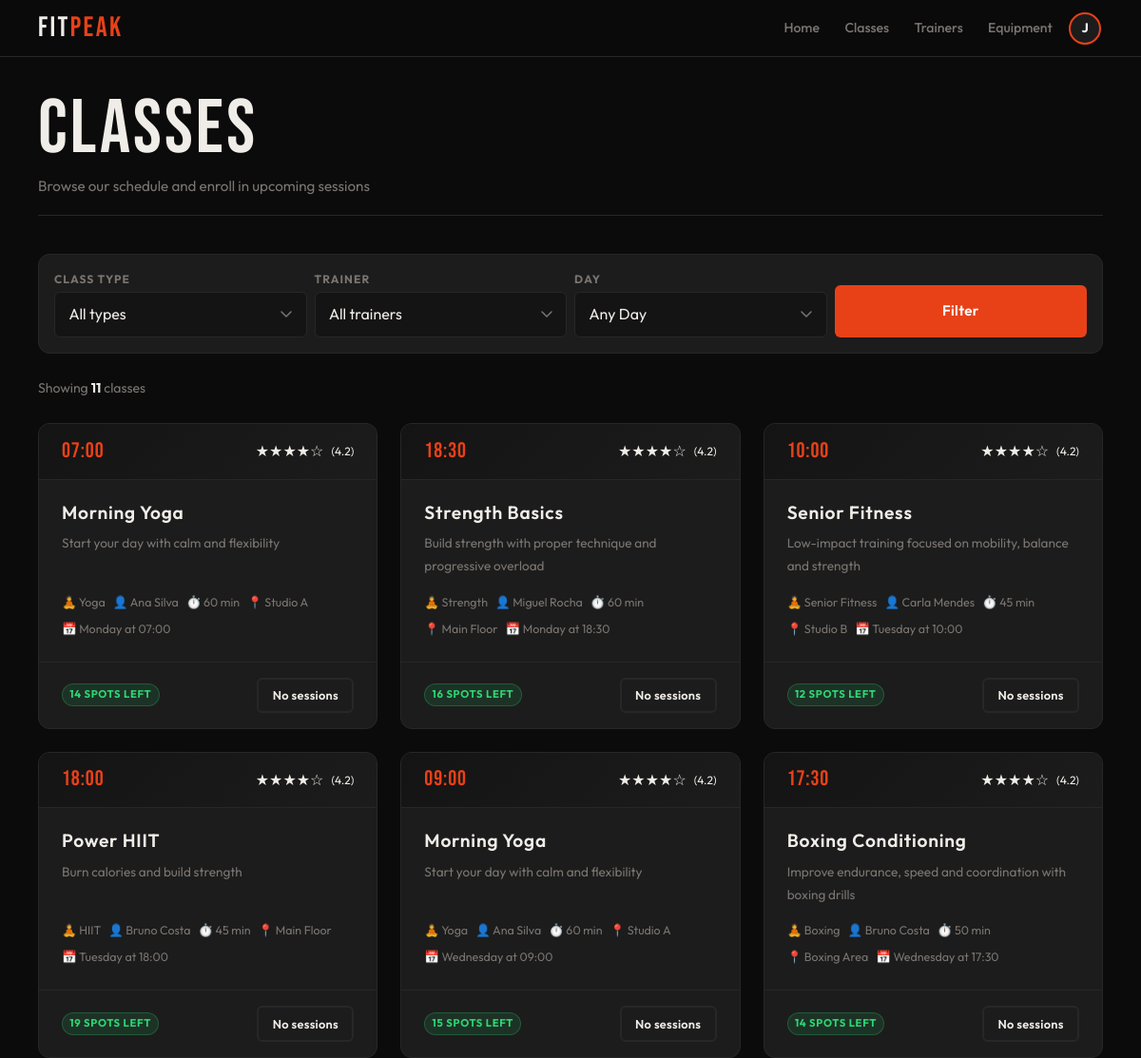
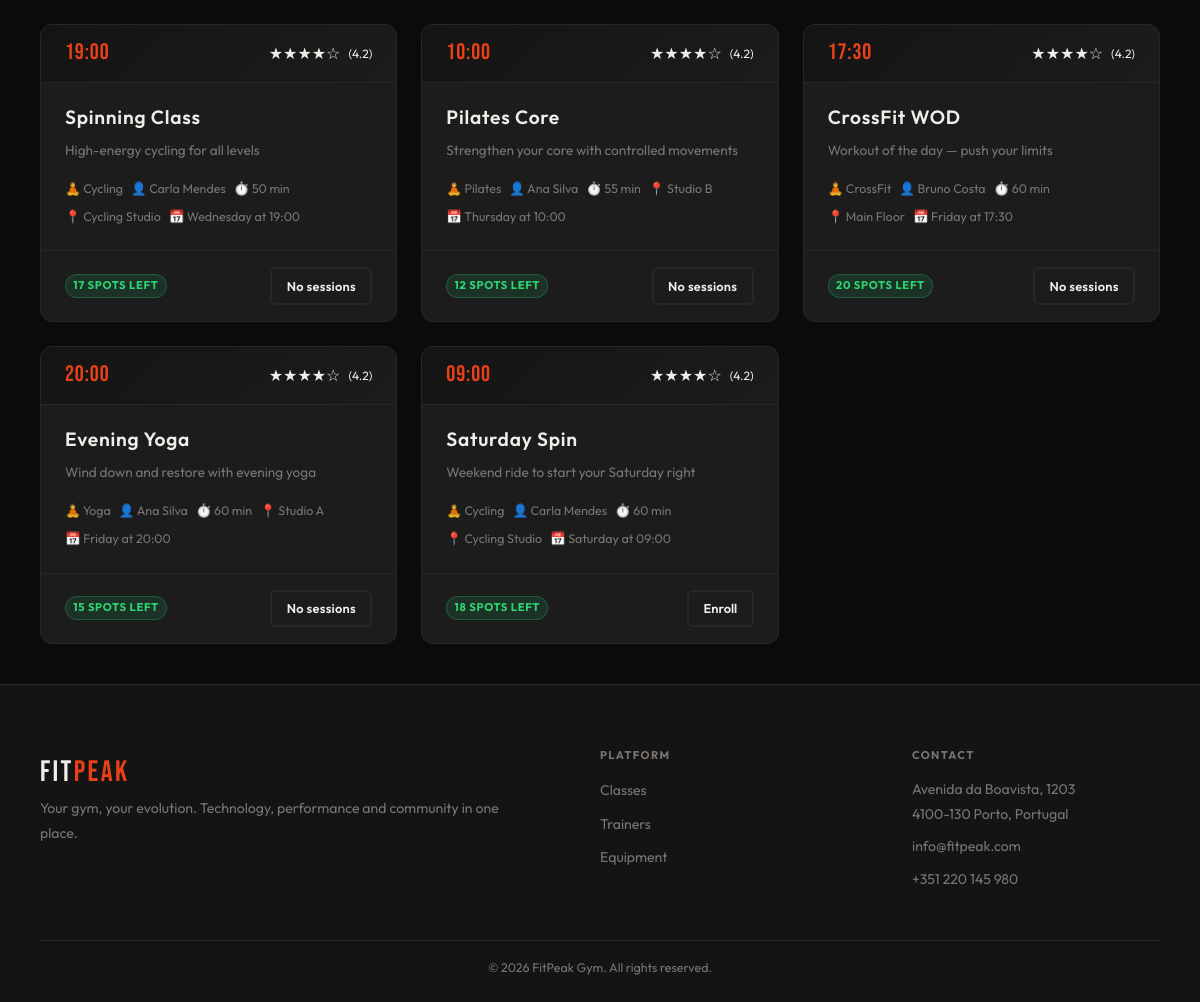
/member/classes.php (signed in), run on an earlier commit of the app's database (2 pictures, top to bottom).
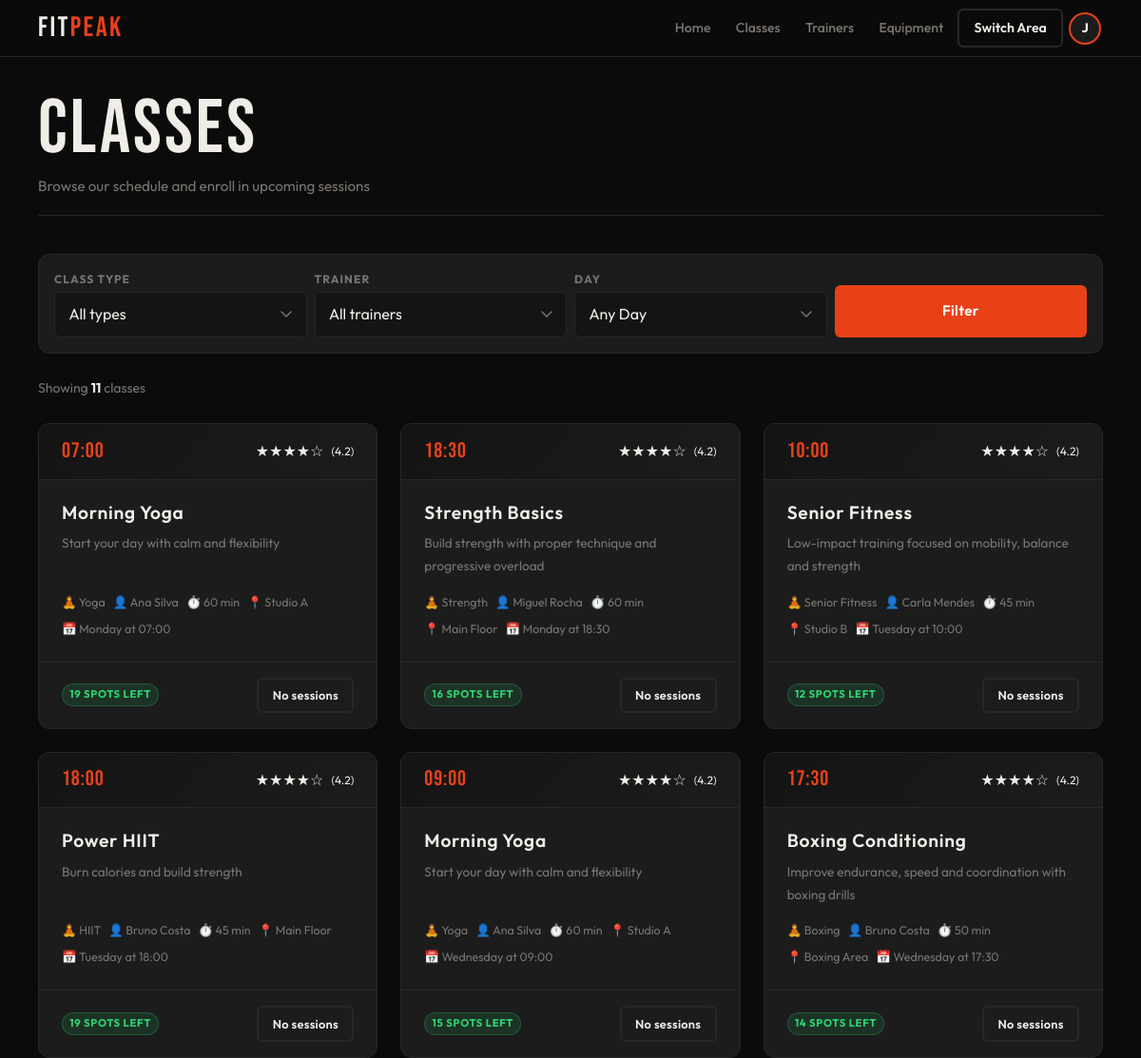
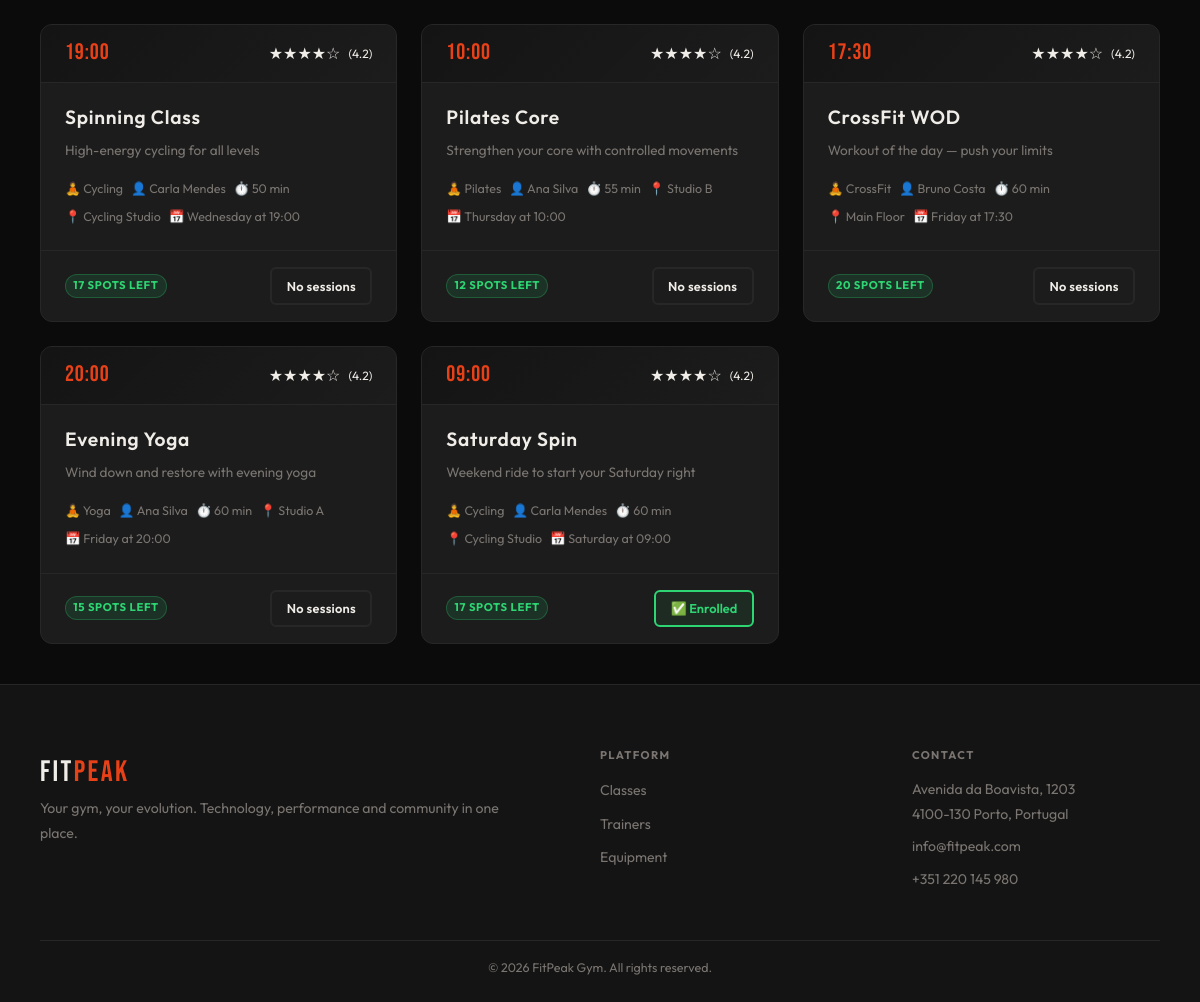
And on a later commit of the database (2 pictures, top to bottom).
### tables this page shows
CREATE TABLE class_schedules (
    id INTEGER PRIMARY KEY AUTOINCREMENT,
    class_id INTEGER NOT NULL,
    trainer_id INTEGER,
    day_of_week TEXT NOT NULL,   -- Monday, Tuesday, etc.
    start_time TEXT NOT NULL,
    location TEXT NOT NULL DEFAULT 'Studio A',
    capacity INTEGER NOT NULL DEFAULT 20,
    duration_min INTEGER NOT NULL DEFAULT 60,
    FOREIGN KEY(class_id) REFERENCES classes(id) ON DELETE CASCADE,
    FOREIGN KEY(trainer_id) REFERENCES users(id) ON DELETE SET NULL
);

CREATE TABLE classes (
    id INTEGER PRIMARY KEY AUTOINCREMENT,
    name TEXT NOT NULL,
    description TEXT,
    class_type_id INTEGER NOT NULL,
    active INTEGER NOT NULL DEFAULT 1,
    FOREIGN KEY(class_type_id) REFERENCES class_types(id)
);

CREATE TABLE class_types (
    id INTEGER PRIMARY KEY AUTOINCREMENT,
    name TEXT UNIQUE NOT NULL,
    label TEXT NOT NULL,
    description TEXT,
    icon TEXT,
    active INTEGER NOT NULL DEFAULT 1
);

CREATE TABLE users (
    id INTEGER PRIMARY KEY AUTOINCREMENT,
    name TEXT NOT NULL,
    username TEXT UNIQUE NOT NULL,
    email TEXT UNIQUE NOT NULL,
    password TEXT NOT NULL,
    role TEXT NOT NULL DEFAULT 'member' CHECK(role IN ('member','trainer','admin')),
    photo TEXT DEFAULT NULL,
    active INTEGER NOT NULL DEFAULT 1,
    created_at DATETIME DEFAULT CURRENT_TIMESTAMP
, is_admin INTEGER NOT NULL DEFAULT 0);

### db/classes.php (called while the page is built, shortened)
<?php
function getAllClassSchedules($pdo, $filters = []) {
    $sql = "SELECT cs.id AS schedule_id, cs.day_of_week, cs.start_time, cs.location, cs.capacity, cs.duration_min, c.id AS class_id, c.name AS class_name, c.description AS class_description, ct.id AS class_type_id, ct.name AS class_type_name, ct.label AS class_type_label, u.id AS trainer_id, u.name AS trainer_name, (SELECT COUNT(*) FROM enrollments e JOIN class_sessions sess ON e.session_id = sess.id WHERE sess.schedule_id = cs.id AND e.status = 'enrolled') AS enrolled_count FROM class_schedules cs JOIN classes c ON cs.class_id = c.id JOIN class_types ct ON c.class_type_id = ct.id LEFT JOIN users u ON cs.trainer_id = u.id WHERE c.active = 1";
    $params = [];
    $sql .= " ORDER BY CASE cs.day_of_week WHEN 'Monday' THEN 1 WHEN 'Tuesday' THEN 2 WHEN 'Wednesday' THEN 3 WHEN 'Thursday' THEN 4 WHEN 'Friday' THEN 5 WHEN 'Saturday' THEN 6 WHEN 'Sunday' THEN 7 ELSE 8 END, cs.start_time";
    $stmt = $pdo->prepare($sql);
    $stmt->execute($params);
    return $stmt->fetchAll(PDO::FETCH_ASSOC);
}
function getUpcomingSessionsBySchedule($pdo, $scheduleId, $limit = 5) {
    $sql = "
        SELECT
            sess.id,
            sess.session_date,
            sess.status,
            (SELECT COUNT(*) FROM enrollments e WHERE e.session_id = sess.id AND e.status = 'enrolled') AS enrolled_count
        FROM class_sessions sess
        WHERE sess.schedule_id = ?
          AND sess.session_date >= date('now')
          AND sess.status = 'scheduled'
        ORDER BY sess.session_date ASC
        LIMIT ?
    ";
    $stmt = $pdo->prepare($sql);
    $stmt->execute([$scheduleId, $limit]);
    return $stmt->fetchAll(PDO::FETCH_ASSOC);
}
function isMemberEnrolled($pdo, $memberId, $sessionId) {
    $stmt = $pdo->prepare("SELECT 1 FROM enrollments WHERE member_id = ? AND session_id = ? AND status = 'enrolled'");
    $stmt->execute([$memberId, $sessionId]);
    return $stmt->fetch() !== false;
}

### member/classes.php (the view, shortened to what the changed rows need)
<?php
require_once '../includes/header.php';
require_once '../includes/footer.php';
require_once '../db/classes.php';
require_once '../template/classes.php';
$pdo = getDatabaseConnection();
$schedules = getAllClassSchedules($pdo, []);
output_header('classes.css');
?>
<main class="main">
    <div class="container">
        <header class="page-header">
            <div class="page-header-row" style="display: flex; justify-content: space-between; align-items: center;">
                <div>
                    <h1>Classes</h1>
                </div>
            </div>
        </header>
        <div id="class-list-container">
            <?php output_class_schedule_list($schedules); ?>
        </div>
    </div>
</main>

### includes/header.php (shortened to what the changed rows need)
<?php
if (!function_exists('output_header')) {
    function output_header($pageCss) {
        $loggedIn = isset($_SESSION['user_id']);
        $userRole = $_SESSION['role'] ?? '';
        $userIsAdmin = !empty($_SESSION['is_admin']) || $userRole === 'admin';
        $currentPath = $_SERVER['PHP_SELF'] ?? '';
        $isAdminArea = strpos($currentPath, '/admin/') !== false;
        if ($loggedIn && $isAdminArea && $userIsAdmin) {
            $headerArea = 'admin';
        } elseif ($loggedIn && $userRole === 'member') {
            $headerArea = 'member';
        } elseif ($loggedIn && $userRole === 'trainer') {
            $headerArea = 'trainer';
        } elseif ($loggedIn && $userRole === 'admin') {
            $headerArea = 'admin';
        } else {
            $headerArea = 'public';
        }
?>
<!DOCTYPE html>
<html lang="en">
<head>
    <link rel="stylesheet" href="../css/base.css">
    <link rel="stylesheet" href="../css/components.css">
    <link rel="stylesheet" href="../css/pages/<?= htmlspecialchars($pageCss) ?>">
</head>
<body>
<header>
    <nav class="navbar" aria-label="Main navigation">
        <ul class="nav-menu">
            <?php if ($headerArea === 'member'): ?>
                <?php if ($userIsAdmin): ?>
                    <li><a href="../pages/choose_area.php" class="nav-login">Switch Area</a></li>
                <?php endif; ?>
            <?php endif; ?>
        </ul>
    </nav>
</header>
<?php
    }
}
?>

### template/classes.php (shortened to what the changed rows need)
<?php
function output_class_schedule_list($schedules) {
    echo '<div class="class-grid">';
    foreach ($schedules as $schedule) output_class_schedule_card($schedule);
    echo '</div>';
}
function output_class_schedule_card($schedule) {
    $scheduleId = (int)$schedule['schedule_id'];
    $className = htmlspecialchars($schedule['class_name']);
    $trainerName = htmlspecialchars($schedule['trainer_name'] ?? 'TBD');
    $day = htmlspecialchars($schedule['day_of_week']);
    $startTime = htmlspecialchars($schedule['start_time']);
    $location = htmlspecialchars($schedule['location']);
    $duration = (int)$schedule['duration_min'];
    $capacity = (int)$schedule['capacity'];
    $enrolled = (int)($schedule['enrolled_count'] ?? 0);
    $freeSpots = max(0, $capacity - $enrolled);
    $typeLabel = htmlspecialchars($schedule['class_type_label'] ?? ucfirst($schedule['class_type_name']));
    $description = trim($schedule['class_description'] ?? '');
    $shortDescription = htmlspecialchars(substr($description, 0, 100)) . (strlen($description) > 100 ? '…' : '');
    if ($freeSpots <= 0) $fillClass = 'danger';
    elseif ($freeSpots <= ceil($capacity * 0.2)) $fillClass = 'warning';
    else $fillClass = 'success';
    ?>
    <article class="class-card" data-schedule-id="<?= $scheduleId ?>">
        <div class="class-head">
            <div class="class-time-big"><?= $startTime ?></div>
            <div class="class-ratings">
                <div class="stars">★★★★☆</div>
                <span class="rating-text">(4.2)</span>
            </div>
        </div>
        <div class="class-body">
            <h3 class="class-name"><?= $className ?></h3>
            <p><?= $shortDescription ?></p>
            <ul class="class-meta">
                <li>🧘 <?= $typeLabel ?></li>
                <li>👤 <?= $trainerName ?></li>
                <li>⏱️ <?= $duration ?> min</li>
                <li>📍 <?= $location ?></li>
                <li>📅 <?= $day ?> at <?= $startTime ?></li>
            </ul>
        </div>
        <div class="class-foot">
            <div class="cap-wrap">
                <span class="badge badge-<?= $fillClass ?>"><?= $freeSpots ?> spots left</span>
            </div>
            <?php if (isset($_SESSION['role']) && $_SESSION['role'] === 'member'): ?>
                <?php
                $sessions = getUpcomingSessionsBySchedule($GLOBALS['pdo'], $schedule['schedule_id'], 1);
                if (!empty($sessions)):
                    $nextSession = $sessions[0];
                    $sessionEnrolled = $nextSession['enrolled_count'] ?? 0;
                    $available = $capacity - $sessionEnrolled;
                    $isEnrolled = isMemberEnrolled($GLOBALS['pdo'], $_SESSION['user_id'], $nextSession['id']);
                    if ($isEnrolled):
                ?>
                        <button class="enrolled-btn" data-schedule-id="<?= $schedule['schedule_id'] ?>" data-action="cancel">✅ Enrolled</button>
                <?php elseif ($available > 0): ?>
                        <button class="enroll-btn" data-schedule-id="<?= $schedule['schedule_id'] ?>" data-action="enroll">Enroll</button>
                <?php else: ?>
                        <button class="disabled-btn secondary-button btn-sm" disabled>Full</button>
                <?php endif; else: ?>
                    <button class="disabled-btn secondary-button btn-sm" disabled>No sessions</button>
            <?php endif; endif; ?>
        </div>
    </article>
    <?php
}
    ?>

What changed in the data, as far as the page shows it:
changed class_schedules (number 1 of 11 on the later page): freeSpots "14" → "19"
computed for class_schedules "Saturday": capacity "18" → "17"; text "Enroll" → "✅ Enrolled"
Also different on the page:
text now shown: "Switch Area"
